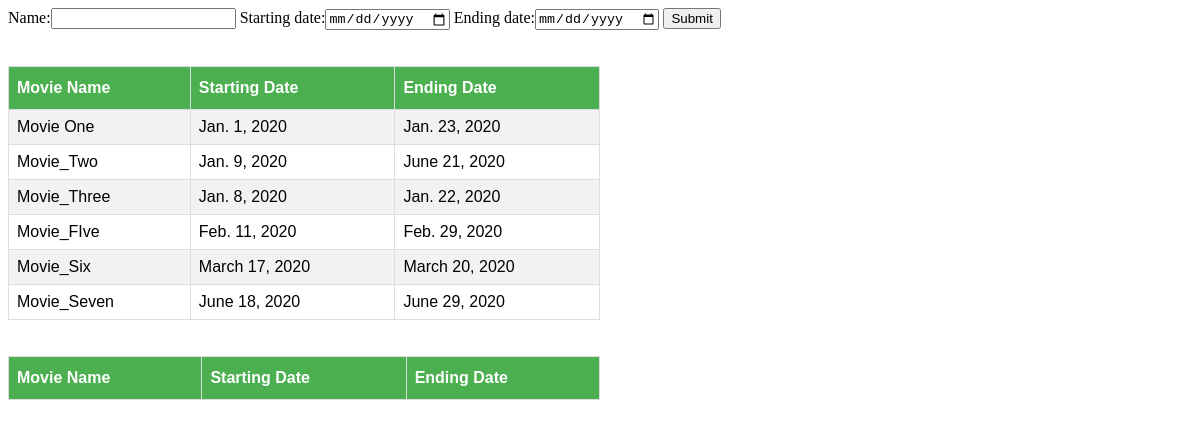
/home/, run on the app's committed database.
### myapi/models.py (models this page shows, shortened)
class Hero(models.Model):
    name = models.CharField(max_length=60)
    starting_date = models.DateField()
    ending_date = models.DateField()

### myapi/views.py (the view)
# urls.py: path('home/', views.showform, name='home'),
def showform(request):
    q1 = Hero.objects.all()
    form = MovieForm(request.POST or None)
    if form.is_valid():
        form.save()
    context = {'form': form, 'q1': q1, }
    return render(request, 'movie_form.html', context)

### myapi/forms.py
class MovieForm(forms.ModelForm):
    class Meta:
        model = Hero
        fields = "__all__"
        widgets = {
            'starting_date': DateInput(),
            'ending_date': DateInput(),
        }

### myapi/templates/movie_form.html (shortened to what this page needs)
<!DOCTYPE html>
<html>
<head>
</head>
<body>
<form method="post" novalidate>
  {{ form }}
  <button type="submit">Submit</button>
</form>
<br>
<br>
<table id="customers">
  <tr>
    <th>Movie Name</th>
    <th>Starting Date</th>
    <th>Ending Date</th>
  </tr>
{% for item in q1 %}
  <tr>
    <td>{{ item.name }}</td>
    <td>{{ item.starting_date }}</td>
    <td>{{ item.ending_date }}</td>
  </tr>
 {% endfor %}
</table>
<br>
<br>
<table id="customers">
  <tr>
    <th>Movie Name</th>
    <th>Starting Date</th>
    <th>Ending Date</th>
  </tr>
</table>
</body>
</html>

### myapi/templates/movie_form.html (style rules this page uses)
#customers { font-family: "Trebuchet MS", Arial, Helvetica, sans-serif; border-collapse: collapse; width: 50%; }
#customers td, #customers th { border: 1px solid #ddd; padding: 8px; }
#customers tr:nth-child(even) { background-color: #f2f2f2; }
#customers th { padding-top: 12px; padding-bottom: 12px; text-align: left; background-color: #4CAF50; color: white; }

### data on the page
Hero: name "Movie One", starting_date "Jan. 1, 2020", ending_date "Jan. 23, 2020"
Hero: name "Movie_Two", starting_date "Jan. 9, 2020", ending_date "June 21, 2020"
Hero: name "Movie_Three", starting_date "Jan. 8, 2020", ending_date "Jan. 22, 2020"
Hero: name "Movie_FIve", starting_date "Feb. 11, 2020", ending_date "Feb. 29, 2020"
Hero: name "Movie_Six", starting_date "March 17, 2020", ending_date "March 20, 2020"
Hero: name "Movie_Seven", starting_date "June 18, 2020", ending_date "June 29, 2020"
